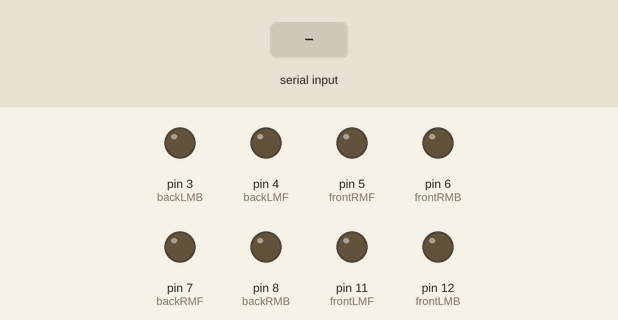
Simulated run of this sketch. Board: Arduino Uno, built with avr-gcc and run on an emulated ATmega328P. On the bench: output pins drawn as LEDs (lit = HIGH). The inputs (shaded band) are chosen by the test bench. What the sketch prints to the serial monitor is not drawn.

Above: at 1.2 s.
1.3 s: "W" received over Serial
At 2.2 s:
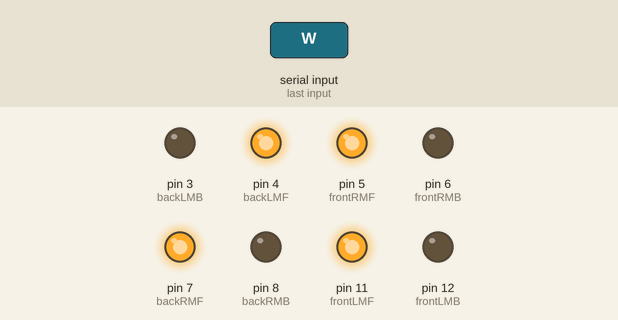
2.8 s: "S" received over Serial
At 3.4 s:
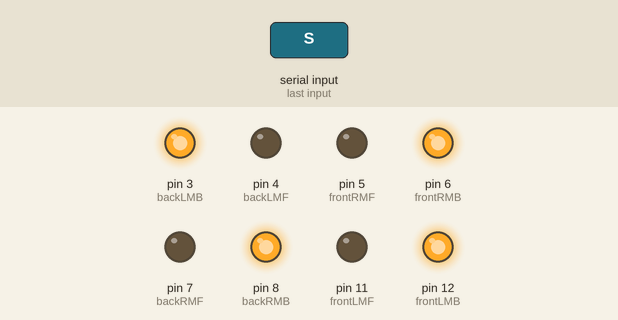
4.3 s: "D" received over Serial
At 5.5 s:
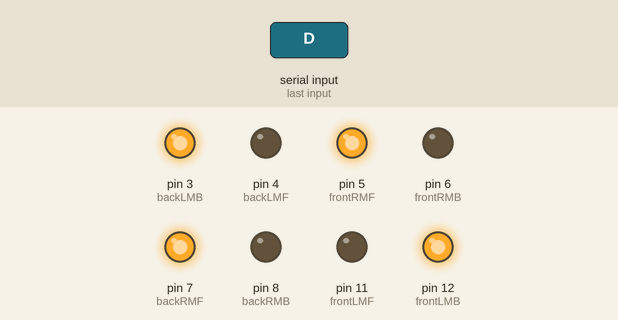
5.8 s: "A" received over Serial
At 6.9 s:
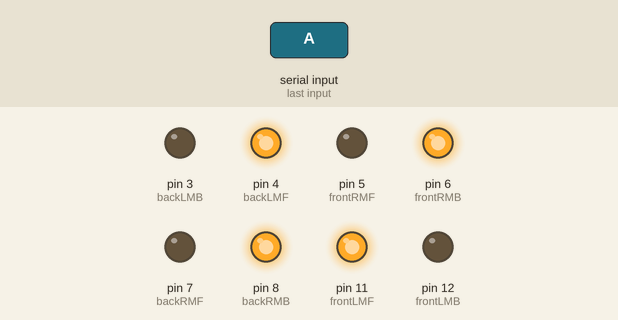
7.3 s: "Q" received over Serial
At 8.0 s:
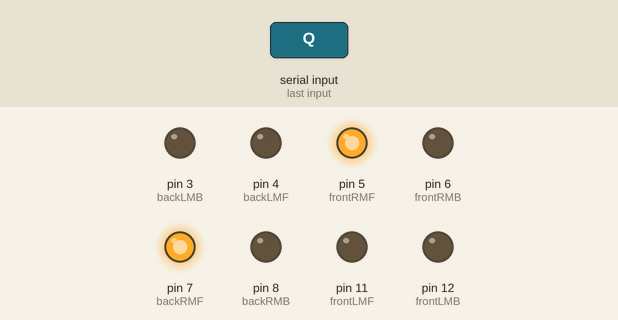
8.8 s: "E" received over Serial
At 9.1 s:
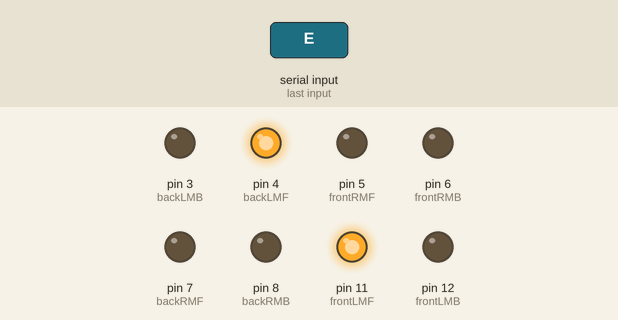
Timing chart, 0 to 11.3 s (numbered marks = the images above; inputs shaded):
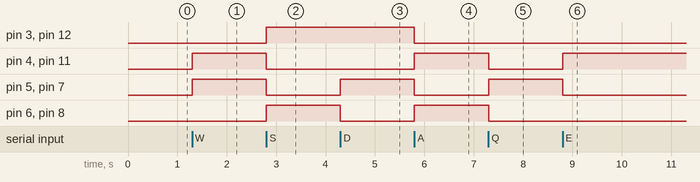

The sketch:

code_demo.ino
```cpp
int frontLMF = 11;
int frontRMF = 5;
int frontLMB = 12;
int frontRMB = 6;
int backLMF = 4;
int backRMF = 7;
int backLMB = 3;
int backRMB = 8;
word i;

void setup() {

  Serial.begin(9600);
  while(!Serial);
  pinMode(frontLMF, OUTPUT);
  pinMode(frontRMF, OUTPUT);
  pinMode(frontLMB, OUTPUT);
  pinMode(frontRMB, OUTPUT);
  pinMode(backLMF, OUTPUT);
  pinMode(backRMF, OUTPUT);
  pinMode(backLMB, OUTPUT);
  pinMode(backRMB, OUTPUT);
  Serial.println("enter ur input");
}

void loop()
{    if(Serial.available()){i = Serial.read();
       if(i == 'W'){
             forward();
            }
         else if(i == 'S'){
            backward();
             }
      else if(i =='D'){
             right();}
      else if(i == 'A'){
             left();}
      else if(i=='Q'){
             rightdgnlfwd();}
      else if(i == 'E'){
             leftdgnlfwd();}
      else if(i=='Z'){
             rightdgnlbwd();}
      else if(i == 'C'){
            leftdgnlbwd();}
      else if(i =='G'){
             leftrotate();}
      else if(i =='H'){
             rightrotate();}

      else{
        stopp();
        }
    }

    else{}
}


void forward(void)
{
  digitalWrite(frontLMF,HIGH);
  digitalWrite(frontLMB,LOW);
  digitalWrite(frontRMF,HIGH);
  digitalWrite(frontRMB,LOW);
  digitalWrite(backLMF,HIGH);
  digitalWrite(backLMB,LOW);
  digitalWrite(backRMF,HIGH);
  digitalWrite(backRMB,LOW);

}

void backward(void)
{
  digitalWrite(frontLMF,LOW);
  digitalWrite(frontLMB,HIGH);
  digitalWrite(frontRMF,LOW);
  digitalWrite(frontRMB,HIGH);
  digitalWrite(backLMF,LOW);
  digitalWrite(backLMB,HIGH);
  digitalWrite(backRMF,LOW);
  digitalWrite(backRMB,HIGH);

}

void right(void)
{
  digitalWrite(frontLMF,LOW);
  digitalWrite(frontLMB,HIGH);
  digitalWrite(frontRMF,HIGH);
  digitalWrite(frontRMB,LOW);
  digitalWrite(backLMF,LOW);
  digitalWrite(backLMB,HIGH);
  digitalWrite(backRMF,HIGH);
  digitalWrite(backRMB,LOW);

}

void left(void)
{
  digitalWrite(frontLMF,HIGH);
  digitalWrite(frontLMB,LOW);
  digitalWrite(frontRMF,LOW);
  digitalWrite(frontRMB,HIGH);
  digitalWrite(backLMF,HIGH);
  digitalWrite(backLMB,LOW);
  digitalWrite(backRMF,LOW);
  digitalWrite(backRMB,HIGH);

}

void rightdgnlfwd(void)
{
  digitalWrite(frontLMF,LOW);
  digitalWrite(frontLMB,LOW);
  digitalWrite(frontRMF,HIGH);
  digitalWrite(frontRMB,LOW);
  digitalWrite(backLMF,LOW);
  digitalWrite(backLMB,LOW);
  digitalWrite(backRMF,HIGH);
  digitalWrite(backRMB,LOW);

}

void leftdgnlfwd(void)
{
  digitalWrite(frontLMF,HIGH);
  digitalWrite(frontLMB,LOW);
  digitalWrite(frontRMF,LOW);
  digitalWrite(frontRMB,LOW);
  digitalWrite(backLMF,HIGH);
  digitalWrite(backLMB,LOW);
  digitalWrite(backRMF,LOW);
  digitalWrite(backRMB,LOW);

}

void rightdgnlbwd(void)
{
  digitalWrite(frontLMF,LOW);
  digitalWrite(frontLMB,HIGH);
  digitalWrite(frontRMF,LOW);
  digitalWrite(frontRMB,LOW);
  digitalWrite(backLMF,LOW);
  digitalWrite(backLMB,HIGH);
  digitalWrite(backRMF,LOW);
  digitalWrite(backRMB,LOW);
}


void leftdgnlbwd(void)
{
  digitalWrite(frontLMF,LOW);
  digitalWrite(frontLMB,LOW);
  digitalWrite(frontRMF,LOW);
  digitalWrite(frontRMB,HIGH);
  digitalWrite(backLMF,LOW);
  digitalWrite(backLMB,LOW);
  digitalWrite(backRMF,LOW);
  digitalWrite(backRMB,HIGH);
}

void rightrotate(void)
{
 digitalWrite(frontLMF,LOW);
  digitalWrite(frontLMB,HIGH);
  digitalWrite(frontRMF,HIGH);
  digitalWrite(frontRMB,LOW);
  digitalWrite(backLMF,HIGH);
  digitalWrite(backLMB,LOW);
  digitalWrite(backRMF,LOW);
  digitalWrite(backRMB,HIGH);
}
void leftrotate(void)
{
 digitalWrite(frontLMF,HIGH);
  digitalWrite(frontLMB,LOW);
  digitalWrite(frontRMF,LOW);
  digitalWrite(frontRMB,HIGH);
  digitalWrite(backLMF,LOW);
  digitalWrite(backLMB,HIGH);
  digitalWrite(backRMF,HIGH);
  digitalWrite(backRMB,LOW);
}

void stopp(void)
{
  digitalWrite(frontLMF,LOW);
  digitalWrite(frontLMB,LOW);
  digitalWrite(frontRMF,LOW);
  digitalWrite(frontRMB,LOW);
  digitalWrite(backLMF,LOW);
  digitalWrite(backLMB,LOW);
  digitalWrite(backRMF,LOW);
  digitalWrite(backRMB,LOW);
}
```

Measured:
- after the input at 1.3 s, pin 4 (backLMF), pin 5 (frontRMF), pin 7 (backRMF), pin 11 (frontLMF): LOW → HIGH at once
- after the input at 2.8 s, pin 3 (backLMB), pin 6 (frontRMB), pin 8 (backRMB), pin 12 (frontLMB): LOW → HIGH at once; pin 4 (backLMF), pin 5 (frontRMF), pin 7 (backRMF), pin 11 (frontLMF): HIGH → LOW at once
- after the input at 4.3 s, pin 5 (frontRMF), pin 7 (backRMF): LOW → HIGH at once; pin 6 (frontRMB), pin 8 (backRMB): HIGH → LOW at once
- after the input at 5.8 s, pin 3 (backLMB), pin 5 (frontRMF), pin 7 (backRMF), pin 12 (frontLMB): HIGH → LOW at once; pin 4 (backLMF), pin 6 (frontRMB), pin 8 (backRMB), pin 11 (frontLMF): LOW → HIGH at once
- after the input at 7.3 s, pin 4 (backLMF), pin 6 (frontRMB), pin 8 (backRMB), pin 11 (frontLMF): HIGH → LOW at once; pin 5 (frontRMF), pin 7 (backRMF): LOW → HIGH at once
- after the input at 8.8 s, pin 4 (backLMF), pin 11 (frontLMF): LOW → HIGH at once; pin 5 (frontRMF), pin 7 (backRMF): HIGH → LOW at once
